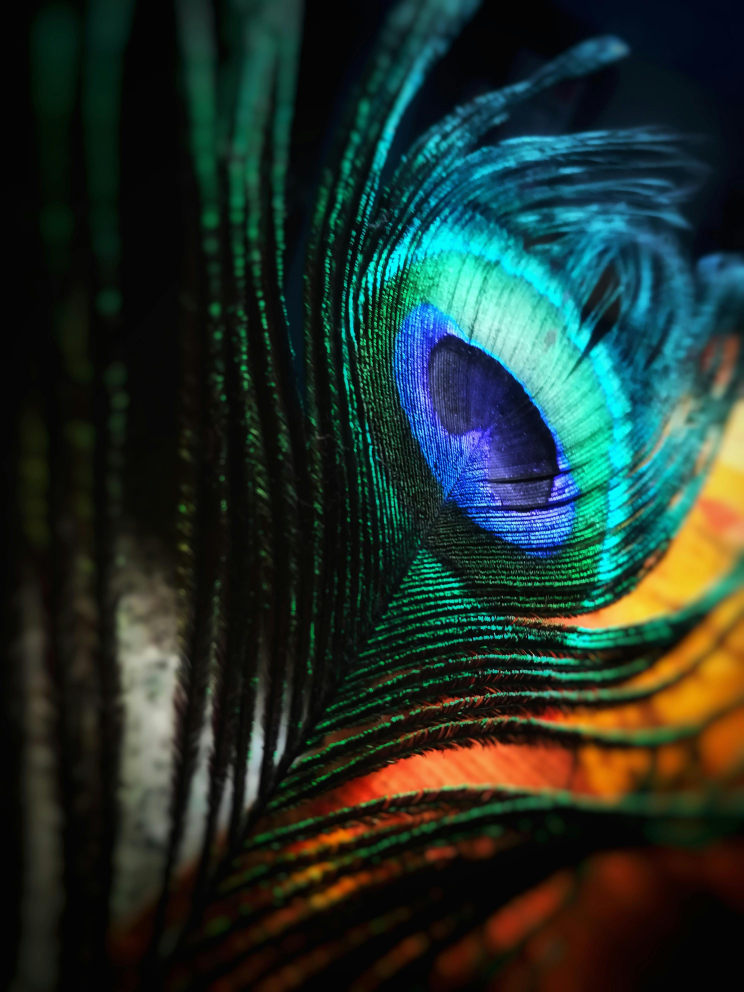
#> input picture Assignment9/image.jpg, 2976 x 3968 px, found by its file name (shown at 1/4 size)
$ python main.py
#> lines starting #> are read from the running program, lines starting #| are printed output that depends on the picture
import matplotlib.pyplot as plt
import numpy as np
from PIL import Image, ImageFilter, ImageOps

path = '/Users/devmehta/Desktop/LAB_sem5/Python_prg/python_main/Assignment9/image.jpg'

def extract_image(path):
    image = Image.open(path)
#> image is the input picture: PIL image 2976x3968 RGB; mean R, G, B 33.4, 49.2, 42.6
    image.show(title="Original Image")
    return image

def modified_images(image):

    resized_image = image.resize((200, 200))
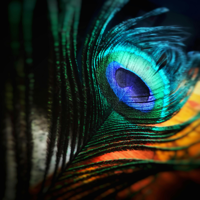
#> resized_image: PIL image 200x200 RGB; mean R, G, B 33.4, 49.2, 42.6
    resized_image.show(title="Resized Image")

    grayscale_image = ImageOps.grayscale(image)
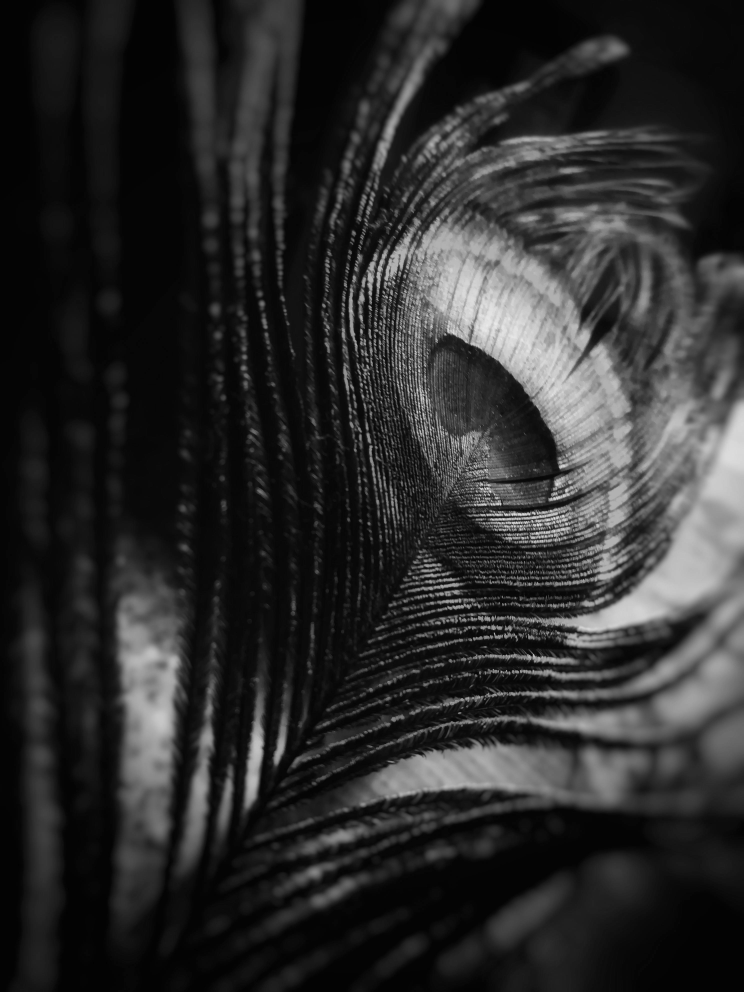
#> grayscale_image: PIL image 2976x3968 L (shown at 1/4 size); min 0, max 244, mean 43.7
    grayscale_image.show(title="Grayscale Image")

    blurred_image = image.filter(ImageFilter.GaussianBlur(5))
    blurred_image.show(title="Gaussian Blur")

    edge_image = image.filter(ImageFilter.FIND_EDGES)
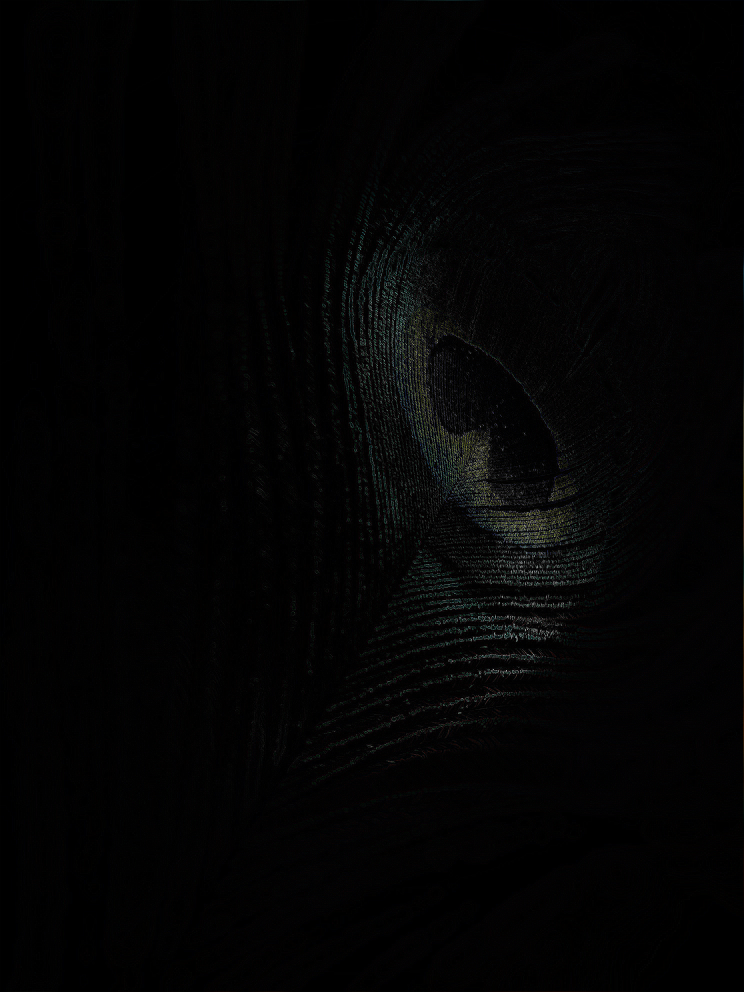
#> edge_image: PIL image 2976x3968 RGB (shown at 1/4 size); mean R, G, B 3.3, 3.3, 3.4
    edge_image.show(title="Edge Detection")

    return resized_image, grayscale_image, blurred_image, edge_image

def plot_histogram(image):

    if image.mode != 'RGB':
        image = image.convert('RGB')

    image_data = np.array(image)

    colors = ('r', 'g', 'b')
    hist_data = []

    for i, color in enumerate(colors):
        hist, _ = np.histogram(image_data[:, :, i].flatten(), bins=256, range=(0, 256))
        hist_data.append(hist)
#> after the loop, hist_data = 3 items

    plt.plot(hist_data[0], color='red', label='Red Channel')
    plt.plot(hist_data[1], color='green', label='Green Channel')
    plt.plot(hist_data[2], color='blue', label='Blue Channel')
    plt.title('Histogram')
    plt.xlabel('Bins')
    plt.ylabel('Pixels')
    plt.legend()
    plt.show()
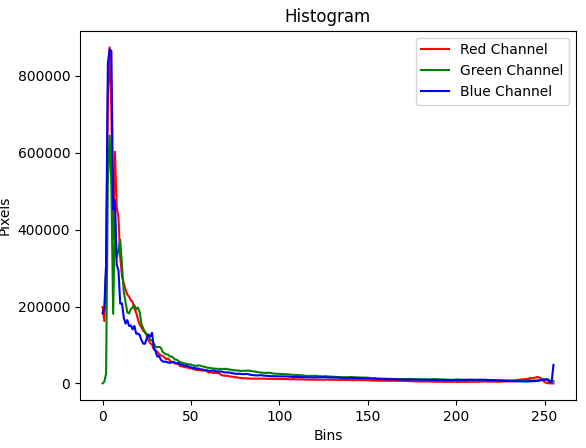
#> figure drawn by matplotlib, 1 panel; curve peaks at x = 4, y = 873755; curve peaks at x = 4, y = 644285; curve peaks at x = 4, y = 868588

    bar_width = 5
    x = np.arange(256)

    plt.bar(x - bar_width, hist_data[0], width=bar_width, color='red', label='Red Channel', alpha=0.8)
    plt.bar(x, hist_data[1], width=bar_width, color='green', label='Green Channel', alpha=0.8)
    plt.bar(x + bar_width, hist_data[2], width=bar_width, color='blue', label='Blue Channel', alpha=0.8)

    plt.title('Histogram (Separate Bars)')
    plt.xlabel('Color Ranges')
    plt.ylabel('Pixels')
    plt.xticks(x[::20])
    plt.legend()
    plt.tight_layout()
    plt.show()
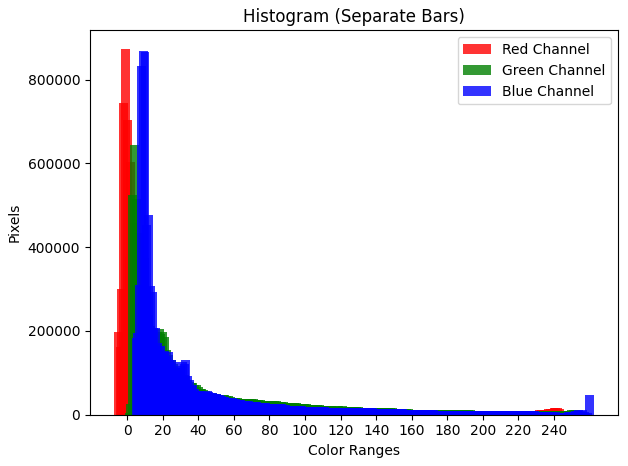
#> figure drawn by matplotlib, 1 panel; tallest bar 873755 high, from x = -3.5 to 1.5; tallest bar 644285 high, from x = 1.5 to 6.5; tallest bar 868588 high, from x = 6.5 to 11.5

print("Name: Dev Mehta\nRoll No: 22BCP282")

image = extract_image(path)
resized_image, grayscale_image, blurred_image, edge_image = modified_images(image)
plot_histogram(image)
